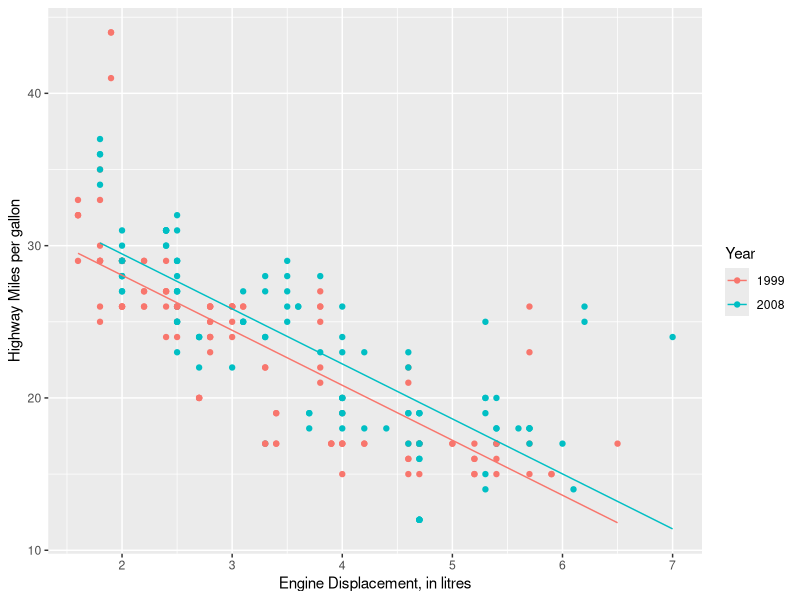
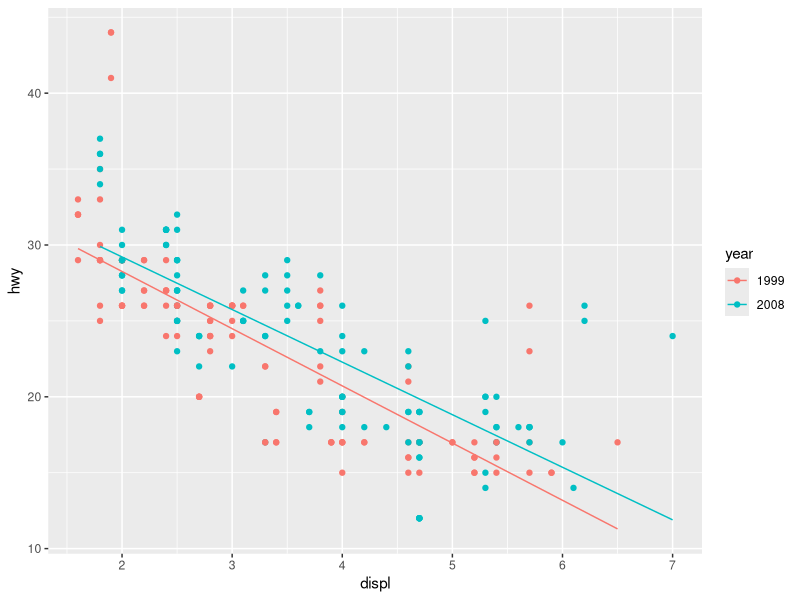

The R script that drew these images, in order:
## ---- chunk 1
# You probably already have these packages installed, so let's just load them
library(tidyverse)
library(readr)
library(ggplot2)
library(modelr)
library(knitr)
library(broom)

options(scipen = 999) # disable scientific notation

# For labs, we want to see all our code
knitr::opts_chunk$set(echo = TRUE)
## ---- chunk 2
mpg <- mpg %>% mutate(year = as.factor(year)) # Recall, we do this to ensure our year variable is treated as a categorical variable

mod <- lm(hwy ~ displ + year, data = mpg)

mpg %>% 
  ggplot(aes(x = displ, y = hwy, color = year)) +
  geom_point() +
  geom_line(data = augment(mod), aes(y = .fitted, color = year)) + 
  labs(x = "Engine Displacement, in litres",
       y = "Highway Miles per gallon") +
  scale_colour_discrete("Year")
## ---- chunk 3
mod_int <- lm(hwy ~ displ + year + displ:year, data = mpg) 
summary(mod_int)
## ---- chunk 4
mod_int <- lm(hwy ~ displ + year + displ:year, data = mpg)
mpg %>% 
  ggplot(aes(x = displ, y = hwy, color = year)) +
  geom_point() +
  geom_line(data = augment(mod_int), aes(y = .fitted, color = year)) 
## ---- chunk 5
# no interaction
mod <- lm(hwy ~ displ + year, data=mpg)
AdjR2 <- summary(mod)$adj.r.squared
print(AdjR2)

# with the interaction
AdjR2_int <- summary(mod_int)$adj.r.squared
print(AdjR2_int)
## ---- chunk 6
# no interaction
mod <- lm(hwy ~ displ + year, data=mpg)
R2 <- summary(mod)$r.squared
print(R2)

# with the interaction
R2_int <- summary(mod_int)$r.squared
print(R2_int)
